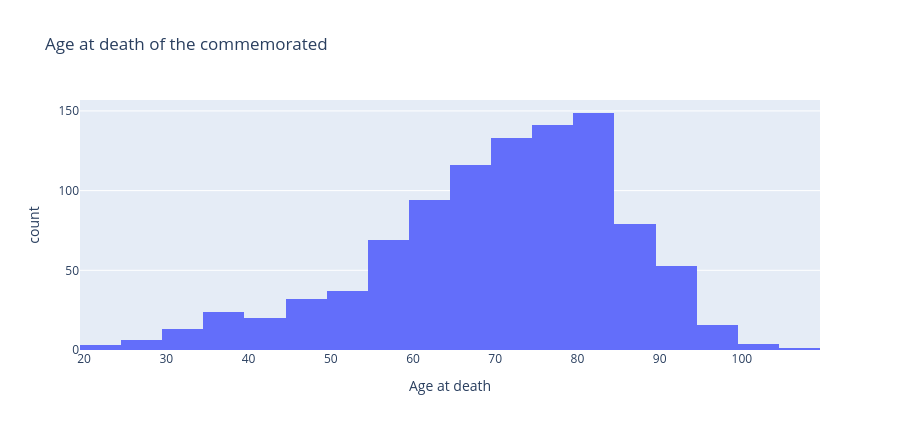

Notebook code for this chart:
### Markdown cell above
## Lifespans

How long did the commemorated live? (Filtered to plausible 0–110 years.)

### Code cell
life = person.dropna(subset=["age_at_death"])
life = life[(life["age_at_death"] > 0) & (life["age_at_death"] < 110)]
print("median age at death:", life["age_at_death"].median())
fig_life = px.histogram(life, x="age_at_death", nbins=40,
                        labels={"age_at_death": "Age at death"}, height=430,
                        title="Age at death of the commemorated")
fig_life.show()

### Figure 1 — Plotly figure (JSON) as saved in the notebook; plotly's stock layout.template omitted (floating-point values rounded to 4 significant figures; data arrays with more than 128 entries replaced by an {"elided": "..."} marker saying what was removed)
{"data": [{"bingroup": "x", "hovertemplate": "Age at death=%{x}<br>count=%{y}<extra></extra>", "legendgroup": "", "marker": {"color": "#636efa", "pattern": {"shape": ""}}, "name": "", "nbinsx": 40, "orientation": "v", "showlegend": false, "type": "histogram", "x": {"elided": "990 float values"}, "xaxis": "x", "yaxis": "y"}], "layout": {"barmode": "relative", "height": 430, "legend": {"tracegroupgap": 0}, "title": {"text": "Age at death of the commemorated"}, "xaxis": {"anchor": "y", "domain": [0.0, 1.0], "title": {"text": "Age at death"}}, "yaxis": {"anchor": "x", "domain": [0.0, 1.0], "title": {"text": "count"}}}}
